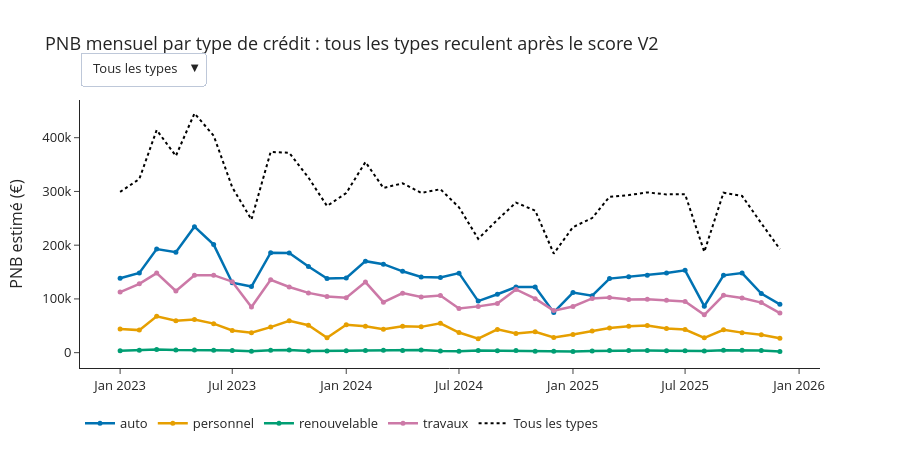

This figure's notebook cell:
### Markdown cell above
## 3. L'analyse, pour l'équipe data
Un graphique plus riche : chiffre d'affaires mensuel par segment, avec un sélecteur interactif.

### Code cell
par_mois_seg = df.groupby([pd.Grouper(key=cfg["date"], freq="MS"), cfg["segment"]])[cfg["ca"]].sum().unstack()
segments = list(par_mois_seg.columns)
detail = go.Figure()
for i, s in enumerate(segments):
    detail.add_trace(go.Scatter(x=par_mois_seg.index, y=par_mois_seg[s], name=s, mode="lines+markers",
                                line=dict(color=PALETTE[i % len(PALETTE)], width=2.5), marker=dict(size=5)))
detail.add_trace(go.Scatter(x=par_mois_seg.index, y=par_mois_seg.sum(axis=1), name="Tous les types", mode="lines",
                            line=dict(color="black", width=2, dash="dot"), visible=True))
n = len(segments) + 1
boutons = [dict(label="Tous les types", method="update", args=[{"visible": [True] * n}])]
for i, s in enumerate(segments):
    boutons.append(dict(label=s, method="update", args=[{"visible": [j == i for j in range(n)]}]))
detail.update_layout(
    title="PNB mensuel par type de crédit : tous les types reculent après le score V2",
    updatemenus=[dict(buttons=boutons, direction="down", x=0.0, y=1.18, xanchor="left")],
    yaxis_title=cfg["ca_label"], xaxis_title="", template="simple_white", height=450, font=dict(size=13),
    legend=dict(orientation="h", y=-0.15))
detail.show()
